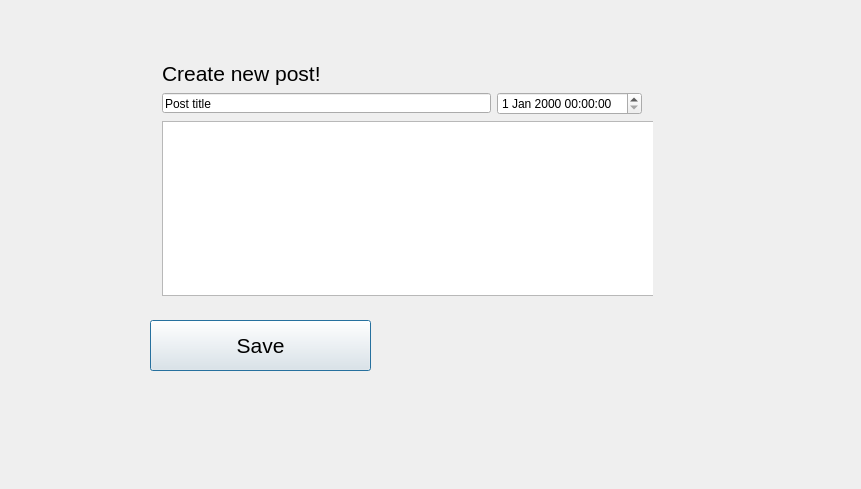
<?xml version="1.0" encoding="UTF-8"?>
<ui version="4.0">
 <class>NewPostUI</class>
 <widget class="QDialog" name="NewPostUI">
  <property name="geometry">
   <rect>
    <x>0</x>
    <y>0</y>
    <width>861</width>
    <height>489</height>
   </rect>
  </property>
  <property name="windowTitle">
   <string>NewPostUI</string>
  </property>
  <widget class="QPushButton" name="NewPostSave_pusButton">
   <property name="geometry">
    <rect>
     <x>150</x>
     <y>320</y>
     <width>221</width>
     <height>51</height>
    </rect>
   </property>
   <property name="font">
    <font>
     <pointsize>16</pointsize>
    </font>
   </property>
   <property name="text">
    <string>Save</string>
   </property>
  </widget>
  <widget class="QWidget" name="layoutWidget">
   <property name="geometry">
    <rect>
     <x>151</x>
     <y>50</y>
     <width>502</width>
     <height>257</height>
    </rect>
   </property>
   <layout class="QGridLayout" name="gridLayout">
    <item row="0" column="0">
     <widget class="QLabel" name="NewPost_Label">
      <property name="font">
       <font>
        <pointsize>16</pointsize>
       </font>
      </property>
      <property name="text">
       <string>Create new post!</string>
      </property>
      <property name="alignment">
       <set>Qt::AlignLeading|Qt::AlignLeft|Qt::AlignTop</set>
      </property>
      <property name="margin">
       <number>3</number>
      </property>
     </widget>
    </item>
    <item row="1" column="0">
     <widget class="QLineEdit" name="NewPostTitle_lineEdit">
      <property name="minimumSize">
       <size>
        <width>200</width>
        <height>20</height>
       </size>
      </property>
      <property name="maximumSize">
       <size>
        <width>1000</width>
        <height>20</height>
       </size>
      </property>
      <property name="text">
       <string>Post title</string>
      </property>
      <property name="alignment">
       <set>Qt::AlignBottom|Qt::AlignLeading|Qt::AlignLeft</set>
      </property>
     </widget>
    </item>
    <item row="1" column="1">
     <widget class="QDateTimeEdit" name="NewPost_dateTimeEdit"/>
    </item>
    <item row="2" column="0" colspan="2">
     <widget class="QTextEdit" name="NewPost_Description_TextEdit">
      <property name="minimumSize">
       <size>
        <width>500</width>
        <height>120</height>
       </size>
      </property>
      <property name="maximumSize">
       <size>
        <width>1000</width>
        <height>500</height>
       </size>
      </property>
     </widget>
    </item>
   </layout>
  </widget>
 </widget>
 <layoutdefault spacing="6" margin="11"/>
 <resources/>
 <connections/>
</ui>
